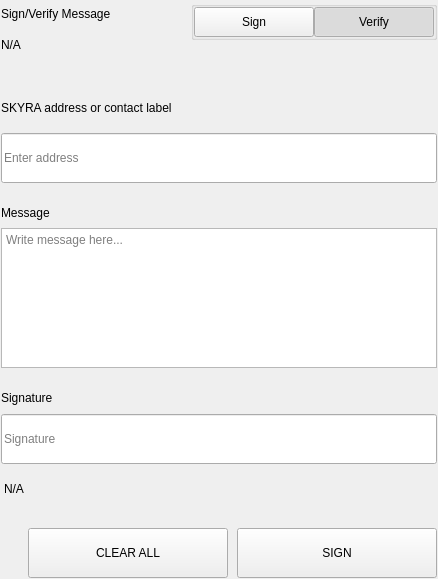
<?xml version="1.0" encoding="UTF-8"?>
<ui version="4.0">
 <class>SettingsSignMessageWidgets</class>
 <widget class="QWidget" name="SettingsSignMessageWidgets">
  <property name="geometry">
   <rect>
    <x>0</x>
    <y>0</y>
    <width>438</width>
    <height>579</height>
   </rect>
  </property>
  <property name="windowTitle">
   <string notr="true">N/A</string>
  </property>
  <layout class="QVBoxLayout" name="verticalLayout">
   <property name="spacing">
    <number>0</number>
   </property>
   <property name="leftMargin">
    <number>0</number>
   </property>
   <property name="topMargin">
    <number>0</number>
   </property>
   <property name="rightMargin">
    <number>0</number>
   </property>
   <property name="bottomMargin">
    <number>0</number>
   </property>
   <item>
    <widget class="QWidget" name="left" native="true">
     <layout class="QVBoxLayout" name="verticalLayout_3">
      <property name="leftMargin">
       <number>0</number>
      </property>
      <property name="topMargin">
       <number>0</number>
      </property>
      <property name="rightMargin">
       <number>0</number>
      </property>
      <property name="bottomMargin">
       <number>0</number>
      </property>
      <item>
       <widget class="QWidget" name="container_sign" native="true">
        <layout class="QVBoxLayout" name="verticalLayout_2">
         <property name="spacing">
          <number>0</number>
         </property>
         <property name="leftMargin">
          <number>1</number>
         </property>
         <property name="topMargin">
          <number>1</number>
         </property>
         <property name="rightMargin">
          <number>1</number>
         </property>
         <property name="bottomMargin">
          <number>1</number>
         </property>
         <item>
          <layout class="QHBoxLayout" name="horizontalLayout_3" stretch="3,1">
           <property name="spacing">
            <number>40</number>
           </property>
           <item>
            <layout class="QVBoxLayout" name="verticalLayoutTitle">
             <property name="spacing">
              <number>5</number>
             </property>
             <item>
              <widget class="QLabel" name="labelTitle">
               <property name="text">
                <string>Sign/Verify Message</string>
               </property>
              </widget>
             </item>
             <item>
              <widget class="QLabel" name="labelSubtitle1">
               <property name="text">
                <string notr="true">N/A</string>
               </property>
               <property name="wordWrap">
                <bool>true</bool>
               </property>
              </widget>
             </item>
            </layout>
           </item>
           <item alignment="Qt::AlignRight|Qt::AlignTop">
            <widget class="QWidget" name="containerSwitch" native="true">
             <property name="styleSheet">
              <string notr="true">#containerSwitch{
	padding-top:9px;
}</string>
             </property>
             <layout class="QVBoxLayout" name="verticalLayout_6">
              <property name="spacing">
               <number>4</number>
              </property>
              <property name="leftMargin">
               <number>0</number>
              </property>
              <property name="topMargin">
               <number>0</number>
              </property>
              <property name="rightMargin">
               <number>0</number>
              </property>
              <property name="bottomMargin">
               <number>0</number>
              </property>
              <item alignment="Qt::AlignRight">
               <widget class="QGroupBox" name="groupBox">
                <property name="sizePolicy">
                 <sizepolicy hsizetype="Fixed" vsizetype="Preferred">
                  <horstretch>0</horstretch>
                  <verstretch>0</verstretch>
                 </sizepolicy>
                </property>
                <property name="title">
                 <string/>
                </property>
                <property name="alignment">
                 <set>Qt::AlignRight|Qt::AlignTop|Qt::AlignTrailing</set>
                </property>
                <layout class="QHBoxLayout" name="horizontalLayout_4">
                 <property name="spacing">
                  <number>0</number>
                 </property>
                 <property name="leftMargin">
                  <number>0</number>
                 </property>
                 <property name="topMargin">
                  <number>0</number>
                 </property>
                 <property name="rightMargin">
                  <number>0</number>
                 </property>
                 <property name="bottomMargin">
                  <number>0</number>
                 </property>
                 <item>
                  <widget class="QPushButton" name="pushSign">
                   <property name="minimumSize">
                    <size>
                     <width>120</width>
                     <height>30</height>
                    </size>
                   </property>
                   <property name="maximumSize">
                    <size>
                     <width>120</width>
                     <height>30</height>
                    </size>
                   </property>
                   <property name="focusPolicy">
                    <enum>Qt::NoFocus</enum>
                   </property>
                   <property name="text">
                    <string>Sign</string>
                   </property>
                   <property name="checkable">
                    <bool>true</bool>
                   </property>
                   <property name="autoExclusive">
                    <bool>true</bool>
                   </property>
                  </widget>
                 </item>
                 <item>
                  <widget class="QPushButton" name="pushVerify">
                   <property name="minimumSize">
                    <size>
                     <width>120</width>
                     <height>30</height>
                    </size>
                   </property>
                   <property name="maximumSize">
                    <size>
                     <width>120</width>
                     <height>30</height>
                    </size>
                   </property>
                   <property name="focusPolicy">
                    <enum>Qt::NoFocus</enum>
                   </property>
                   <property name="text">
                    <string>Verify</string>
                   </property>
                   <property name="checkable">
                    <bool>true</bool>
                   </property>
                   <property name="checked">
                    <bool>true</bool>
                   </property>
                   <property name="autoExclusive">
                    <bool>true</bool>
                   </property>
                  </widget>
                 </item>
                </layout>
               </widget>
              </item>
              <item alignment="Qt::AlignHCenter|Qt::AlignTop">
               <widget class="QLabel" name="labelSubtitleSwitch">
                <property name="text">
                 <string/>
                </property>
                <property name="alignment">
                 <set>Qt::AlignRight|Qt::AlignTrailing|Qt::AlignVCenter</set>
                </property>
               </widget>
              </item>
             </layout>
            </widget>
           </item>
          </layout>
         </item>
         <item>
          <spacer name="verticalSpacer_2">
           <property name="orientation">
            <enum>Qt::Vertical</enum>
           </property>
           <property name="sizeType">
            <enum>QSizePolicy::Fixed</enum>
           </property>
           <property name="sizeHint" stdset="0">
            <size>
             <width>20</width>
             <height>40</height>
            </size>
           </property>
          </spacer>
         </item>
         <item>
          <widget class="QWidget" name="containerAddress" native="true">
           <property name="sizePolicy">
            <sizepolicy hsizetype="Preferred" vsizetype="Fixed">
             <horstretch>0</horstretch>
             <verstretch>0</verstretch>
            </sizepolicy>
           </property>
           <layout class="QVBoxLayout" name="verticalLayout_5" stretch="0,0">
            <property name="spacing">
             <number>15</number>
            </property>
            <property name="leftMargin">
             <number>0</number>
            </property>
            <property name="topMargin">
             <number>0</number>
            </property>
            <property name="rightMargin">
             <number>0</number>
            </property>
            <property name="bottomMargin">
             <number>0</number>
            </property>
            <item>
             <widget class="QLabel" name="labelSubtitleAddress">
              <property name="minimumSize">
               <size>
                <width>0</width>
                <height>20</height>
               </size>
              </property>
              <property name="maximumSize">
               <size>
                <width>16777215</width>
                <height>20</height>
               </size>
              </property>
              <property name="text">
               <string>SKYRA address or contact label</string>
              </property>
             </widget>
            </item>
            <item>
             <widget class="QLineEdit" name="addressIn_SM">
              <property name="minimumSize">
               <size>
                <width>0</width>
                <height>50</height>
               </size>
              </property>
              <property name="maximumSize">
               <size>
                <width>16777215</width>
                <height>50</height>
               </size>
              </property>
              <property name="placeholderText">
               <string>Enter address</string>
              </property>
             </widget>
            </item>
           </layout>
          </widget>
         </item>
         <item>
          <spacer name="verticalSpacer_3">
           <property name="orientation">
            <enum>Qt::Vertical</enum>
           </property>
           <property name="sizeType">
            <enum>QSizePolicy::Fixed</enum>
           </property>
           <property name="sizeHint" stdset="0">
            <size>
             <width>20</width>
             <height>20</height>
            </size>
           </property>
          </spacer>
         </item>
         <item>
          <layout class="QVBoxLayout" name="verticalLayout_9">
           <property name="spacing">
            <number>5</number>
           </property>
           <item>
            <widget class="QLabel" name="labelSubtitleMessage">
             <property name="minimumSize">
              <size>
               <width>0</width>
               <height>20</height>
              </size>
             </property>
             <property name="maximumSize">
              <size>
               <width>16777215</width>
               <height>20</height>
              </size>
             </property>
             <property name="text">
              <string>Message</string>
             </property>
            </widget>
           </item>
           <item>
            <widget class="QPlainTextEdit" name="messageIn_SM">
             <property name="minimumSize">
              <size>
               <width>0</width>
               <height>140</height>
              </size>
             </property>
             <property name="maximumSize">
              <size>
               <width>16777215</width>
               <height>140</height>
              </size>
             </property>
             <property name="placeholderText">
              <string>Write message here...</string>
             </property>
            </widget>
           </item>
          </layout>
         </item>
         <item>
          <spacer name="verticalSpacer_4">
           <property name="orientation">
            <enum>Qt::Vertical</enum>
           </property>
           <property name="sizeType">
            <enum>QSizePolicy::Fixed</enum>
           </property>
           <property name="sizeHint" stdset="0">
            <size>
             <width>20</width>
             <height>20</height>
            </size>
           </property>
          </spacer>
         </item>
         <item>
          <widget class="QWidget" name="widget" native="true">
           <property name="minimumSize">
            <size>
             <width>0</width>
             <height>75</height>
            </size>
           </property>
           <property name="maximumSize">
            <size>
             <width>16777215</width>
             <height>16777215</height>
            </size>
           </property>
           <layout class="QVBoxLayout" name="verticalLayout_4">
            <property name="leftMargin">
             <number>0</number>
            </property>
            <property name="topMargin">
             <number>0</number>
            </property>
            <property name="rightMargin">
             <number>0</number>
            </property>
            <property name="bottomMargin">
             <number>0</number>
            </property>
            <item>
             <widget class="QLabel" name="labelSubtitleSignature">
              <property name="minimumSize">
               <size>
                <width>0</width>
                <height>20</height>
               </size>
              </property>
              <property name="maximumSize">
               <size>
                <width>16777215</width>
                <height>20</height>
               </size>
              </property>
              <property name="text">
               <string>Signature</string>
              </property>
             </widget>
            </item>
            <item>
             <widget class="QLineEdit" name="signatureOut_SM">
              <property name="minimumSize">
               <size>
                <width>0</width>
                <height>50</height>
               </size>
              </property>
              <property name="placeholderText">
               <string>Signature</string>
              </property>
             </widget>
            </item>
           </layout>
          </widget>
         </item>
         <item>
          <widget class="QLabel" name="statusLabel_SM">
           <property name="styleSheet">
            <string notr="true">padding-top:5px;</string>
           </property>
           <property name="text">
            <string notr="true">N/A</string>
           </property>
          </widget>
         </item>
         <item>
          <spacer name="verticalSpacer">
           <property name="orientation">
            <enum>Qt::Vertical</enum>
           </property>
           <property name="sizeType">
            <enum>QSizePolicy::Fixed</enum>
           </property>
           <property name="sizeHint" stdset="0">
            <size>
             <width>20</width>
             <height>20</height>
            </size>
           </property>
          </spacer>
         </item>
         <item>
          <layout class="QHBoxLayout" name="horizontalLayout_7">
           <property name="spacing">
            <number>9</number>
           </property>
           <item>
            <spacer name="horizontalSpacer_5">
             <property name="orientation">
              <enum>Qt::Horizontal</enum>
             </property>
             <property name="sizeType">
              <enum>QSizePolicy::Expanding</enum>
             </property>
             <property name="sizeHint" stdset="0">
              <size>
               <width>40</width>
               <height>20</height>
              </size>
             </property>
            </spacer>
           </item>
           <item>
            <widget class="QPushButton" name="pushButtonClear">
             <property name="minimumSize">
              <size>
               <width>200</width>
               <height>50</height>
              </size>
             </property>
             <property name="focusPolicy">
              <enum>Qt::NoFocus</enum>
             </property>
             <property name="text">
              <string>CLEAR ALL</string>
             </property>
            </widget>
           </item>
           <item>
            <widget class="QPushButton" name="pushButtonSave">
             <property name="minimumSize">
              <size>
               <width>200</width>
               <height>50</height>
              </size>
             </property>
             <property name="maximumSize">
              <size>
               <width>200</width>
               <height>50</height>
              </size>
             </property>
             <property name="focusPolicy">
              <enum>Qt::NoFocus</enum>
             </property>
             <property name="text">
              <string>SIGN</string>
             </property>
            </widget>
           </item>
          </layout>
         </item>
        </layout>
       </widget>
      </item>
     </layout>
    </widget>
   </item>
  </layout>
 </widget>
 <resources/>
 <connections/>
</ui>
